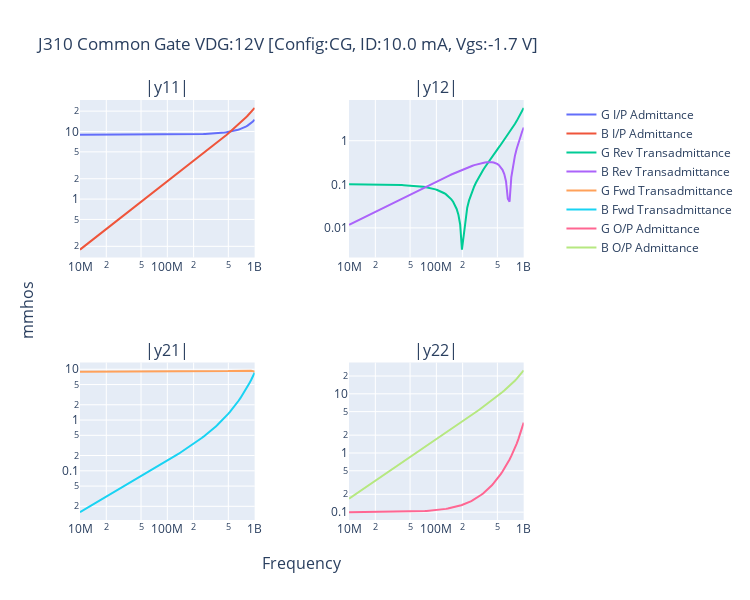

The notebook cell this image was saved under:
### Code cell
# J310 - Close match to Fairchild datasheet
n = calc_plot_jfet(
    title="J310 Common Gate VDG:12V",
    Cdg_pf=2.5,
    Cgs_pf=3.0,
    Cds_pf=0.1,
    L1_nH=1.7,
    L2_nH=1.1,
    L3_nH=1.1,
    R1=4,
    R2=1,
    R3=4,
    Idss_mA=30,
    VgsOff=-3.91,
    config="cg",
    # Vgs=-0.7,
    ID=10 * 10**-3,
    Ffrom=10 * 10**6,
)

n.write_touchstone(
    "J310_CG_12V_ID10mA_nbgen",
    dir="/home/bev/Documents/Radio/QUCS-S/Studies/0010_S_Touchtone_lib",
)
